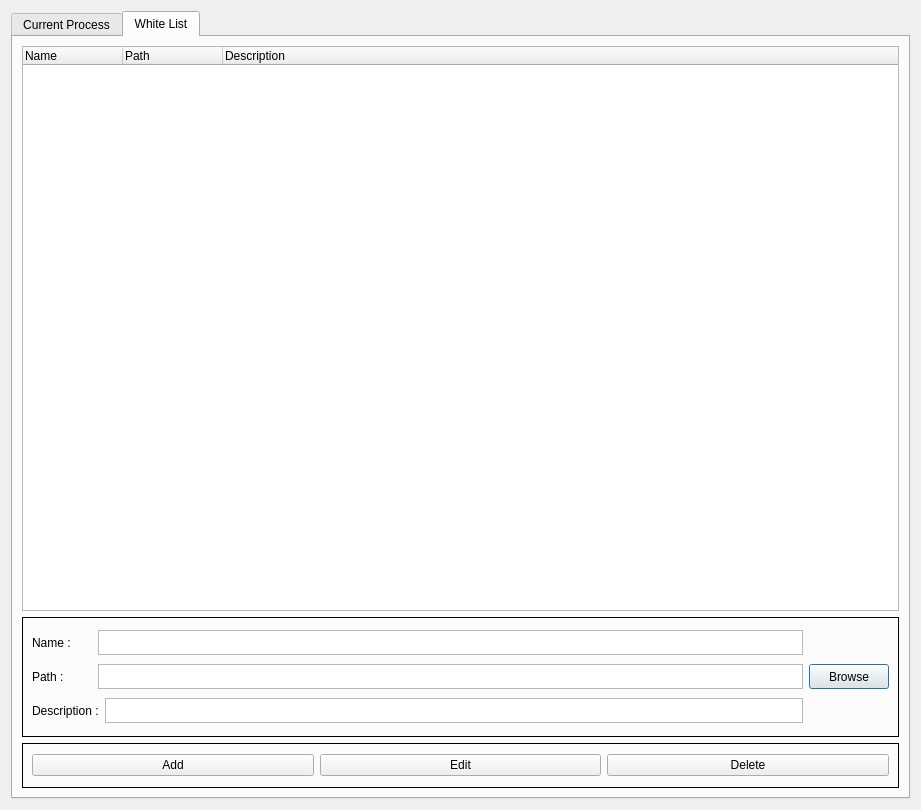
<?xml version="1.0" encoding="UTF-8"?>
<ui version="4.0">
 <class>Dialog</class>
 <widget class="QDialog" name="Dialog">
  <property name="geometry">
   <rect>
    <x>0</x>
    <y>0</y>
    <width>921</width>
    <height>810</height>
   </rect>
  </property>
  <property name="windowTitle">
   <string>Dialog</string>
  </property>
  <layout class="QGridLayout" name="gridLayout_2">
   <item row="0" column="0">
    <widget class="QTabWidget" name="tabWidget">
     <property name="currentIndex">
      <number>1</number>
     </property>
     <widget class="QWidget" name="tab_cur_process">
      <attribute name="title">
       <string>Current Process</string>
      </attribute>
      <layout class="QGridLayout" name="gridLayout">
       <item row="0" column="0">
        <widget class="QTreeWidget" name="treeWidget">
         <property name="editTriggers">
          <set>QAbstractItemView::NoEditTriggers</set>
         </property>
         <column>
          <property name="text">
           <string>PID</string>
          </property>
         </column>
         <column>
          <property name="text">
           <string>Name</string>
          </property>
         </column>
         <column>
          <property name="text">
           <string>User</string>
          </property>
         </column>
         <column>
          <property name="text">
           <string>PPID</string>
          </property>
         </column>
         <column>
          <property name="text">
           <string>Path</string>
          </property>
         </column>
         <column>
          <property name="text">
           <string>Command</string>
          </property>
         </column>
         <column>
          <property name="text">
           <string>Start Time</string>
          </property>
         </column>
        </widget>
       </item>
      </layout>
     </widget>
     <widget class="QWidget" name="tab_white_list">
      <attribute name="title">
       <string>White List</string>
      </attribute>
      <layout class="QGridLayout" name="gridLayout_12">
       <item row="0" column="0">
        <layout class="QGridLayout" name="gridLayout_11">
         <item row="0" column="0">
          <widget class="QTreeWidget" name="treeWidget_2">
           <property name="editTriggers">
            <set>QAbstractItemView::NoEditTriggers</set>
           </property>
           <property name="showDropIndicator" stdset="0">
            <bool>false</bool>
           </property>
           <property name="alternatingRowColors">
            <bool>true</bool>
           </property>
           <property name="rootIsDecorated">
            <bool>false</bool>
           </property>
           <property name="uniformRowHeights">
            <bool>true</bool>
           </property>
           <property name="itemsExpandable">
            <bool>false</bool>
           </property>
           <property name="expandsOnDoubleClick">
            <bool>false</bool>
           </property>
           <column>
            <property name="text">
             <string>Name</string>
            </property>
           </column>
           <column>
            <property name="text">
             <string>Path</string>
            </property>
           </column>
           <column>
            <property name="text">
             <string>Description</string>
            </property>
           </column>
          </widget>
         </item>
         <item row="1" column="0">
          <widget class="QFrame" name="frame_2">
           <property name="minimumSize">
            <size>
             <width>0</width>
             <height>120</height>
            </size>
           </property>
           <property name="maximumSize">
            <size>
             <width>16777215</width>
             <height>120</height>
            </size>
           </property>
           <property name="frameShape">
            <enum>QFrame::Box</enum>
           </property>
           <property name="frameShadow">
            <enum>QFrame::Plain</enum>
           </property>
           <layout class="QGridLayout" name="gridLayout_10">
            <item row="0" column="0">
             <layout class="QGridLayout" name="gridLayout_9">
              <item row="0" column="0">
               <layout class="QGridLayout" name="gridLayout_7">
                <item row="0" column="0">
                 <layout class="QGridLayout" name="gridLayout_4">
                  <item row="0" column="0">
                   <widget class="QLabel" name="label">
                    <property name="minimumSize">
                     <size>
                      <width>60</width>
                      <height>25</height>
                     </size>
                    </property>
                    <property name="maximumSize">
                     <size>
                      <width>16777215</width>
                      <height>25</height>
                     </size>
                    </property>
                    <property name="text">
                     <string>Name : </string>
                    </property>
                   </widget>
                  </item>
                  <item row="0" column="1">
                   <widget class="QTextEdit" name="le_Name">
                    <property name="minimumSize">
                     <size>
                      <width>0</width>
                      <height>25</height>
                     </size>
                    </property>
                    <property name="maximumSize">
                     <size>
                      <width>16777215</width>
                      <height>25</height>
                     </size>
                    </property>
                   </widget>
                  </item>
                 </layout>
                </item>
                <item row="1" column="0">
                 <layout class="QGridLayout" name="gridLayout_5">
                  <item row="0" column="0">
                   <widget class="QLabel" name="label_2">
                    <property name="minimumSize">
                     <size>
                      <width>60</width>
                      <height>25</height>
                     </size>
                    </property>
                    <property name="maximumSize">
                     <size>
                      <width>16777215</width>
                      <height>25</height>
                     </size>
                    </property>
                    <property name="text">
                     <string>Path : </string>
                    </property>
                   </widget>
                  </item>
                  <item row="0" column="1">
                   <widget class="QTextEdit" name="le_Path">
                    <property name="minimumSize">
                     <size>
                      <width>0</width>
                      <height>25</height>
                     </size>
                    </property>
                    <property name="maximumSize">
                     <size>
                      <width>16777215</width>
                      <height>25</height>
                     </size>
                    </property>
                   </widget>
                  </item>
                 </layout>
                </item>
                <item row="2" column="0">
                 <layout class="QGridLayout" name="gridLayout_6">
                  <item row="0" column="0">
                   <widget class="QLabel" name="label_3">
                    <property name="minimumSize">
                     <size>
                      <width>60</width>
                      <height>25</height>
                     </size>
                    </property>
                    <property name="maximumSize">
                     <size>
                      <width>16777215</width>
                      <height>25</height>
                     </size>
                    </property>
                    <property name="text">
                     <string>Description :</string>
                    </property>
                   </widget>
                  </item>
                  <item row="0" column="1">
                   <widget class="QTextEdit" name="le_Desc">
                    <property name="minimumSize">
                     <size>
                      <width>0</width>
                      <height>25</height>
                     </size>
                    </property>
                    <property name="maximumSize">
                     <size>
                      <width>16777215</width>
                      <height>25</height>
                     </size>
                    </property>
                   </widget>
                  </item>
                 </layout>
                </item>
               </layout>
              </item>
              <item row="0" column="1">
               <layout class="QGridLayout" name="gridLayout_8">
                <item row="0" column="0">
                 <spacer name="verticalSpacer">
                  <property name="orientation">
                   <enum>Qt::Vertical</enum>
                  </property>
                  <property name="sizeHint" stdset="0">
                   <size>
                    <width>20</width>
                    <height>40</height>
                   </size>
                  </property>
                 </spacer>
                </item>
                <item row="1" column="0">
                 <widget class="QPushButton" name="btnBrowse">
                  <property name="minimumSize">
                   <size>
                    <width>0</width>
                    <height>25</height>
                   </size>
                  </property>
                  <property name="maximumSize">
                   <size>
                    <width>16777215</width>
                    <height>25</height>
                   </size>
                  </property>
                  <property name="text">
                   <string>Browse</string>
                  </property>
                 </widget>
                </item>
                <item row="2" column="0">
                 <spacer name="verticalSpacer_2">
                  <property name="orientation">
                   <enum>Qt::Vertical</enum>
                  </property>
                  <property name="sizeHint" stdset="0">
                   <size>
                    <width>20</width>
                    <height>40</height>
                   </size>
                  </property>
                 </spacer>
                </item>
               </layout>
              </item>
             </layout>
            </item>
           </layout>
          </widget>
         </item>
         <item row="2" column="0">
          <widget class="QFrame" name="frame">
           <property name="minimumSize">
            <size>
             <width>0</width>
             <height>45</height>
            </size>
           </property>
           <property name="maximumSize">
            <size>
             <width>16777215</width>
             <height>45</height>
            </size>
           </property>
           <property name="frameShape">
            <enum>QFrame::Box</enum>
           </property>
           <property name="frameShadow">
            <enum>QFrame::Plain</enum>
           </property>
           <layout class="QGridLayout" name="gridLayout_3">
            <item row="0" column="0">
             <widget class="QPushButton" name="btnAdd">
              <property name="text">
               <string>Add</string>
              </property>
             </widget>
            </item>
            <item row="0" column="1">
             <widget class="QPushButton" name="btnEdit">
              <property name="text">
               <string>Edit</string>
              </property>
             </widget>
            </item>
            <item row="0" column="2">
             <widget class="QPushButton" name="btnDelete">
              <property name="text">
               <string>Delete</string>
              </property>
             </widget>
            </item>
           </layout>
          </widget>
         </item>
        </layout>
       </item>
      </layout>
     </widget>
    </widget>
   </item>
  </layout>
 </widget>
 <resources/>
 <connections/>
</ui>
